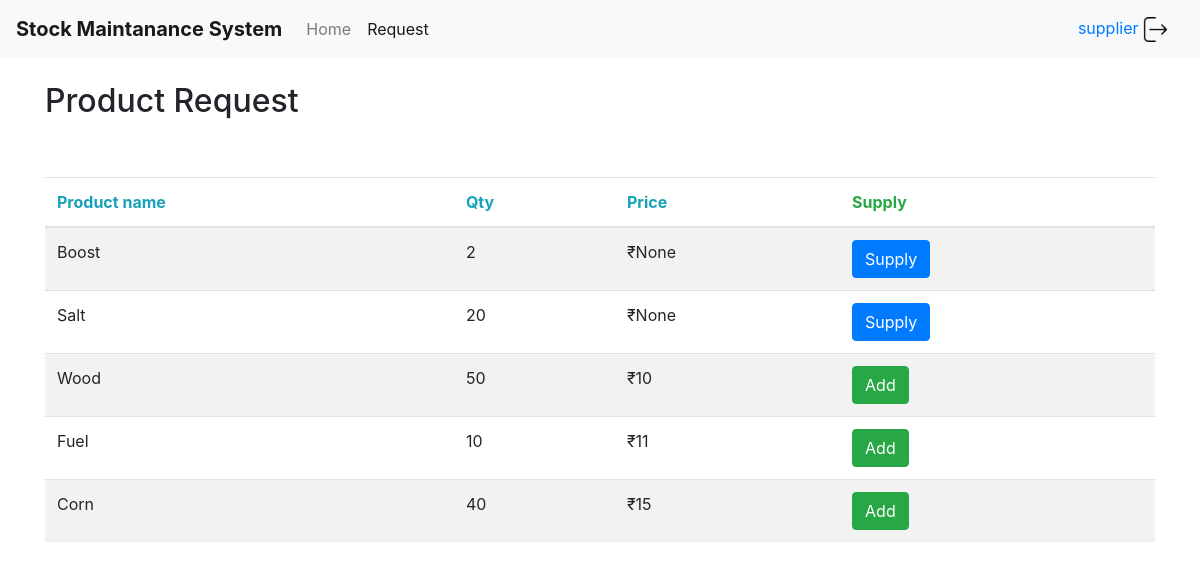
The app's page /request (signed in) with its own data.
### tables this page shows
CREATE TABLE request (requestID integer primary key,requestName text,
                                        requestQTY interger, requestPrice integer);

### app.py (the view)
@app.route("/request",methods=["GET","POST"])
def supplierRequest():
   con = sql.connect("database.sqlite")
   con.row_factory = sql.Row
   cur = con.cursor()
   cur.execute("select * from request")
   rows = cur.fetchall();
   if request.method == 'POST':
      flash("hello","success")
   return  render_template('supplier_req.html',rows = rows,user=session["name"])

### templates/supplier_req.html (shortened to what this page needs)
<!DOCTYPE html>
<html>
<head>
	<link rel="stylesheet" href="https://stackpath.bootstrapcdn.com/bootstrap/4.1.3/css/bootstrap.min.css">
</head>
<body>
				<nav class="navbar navbar-expand-lg navbar-light bg-light">
			  <a class="navbar-brand" href="#"><b>Stock Maintanance System</b></a>
			  <div class="collapse navbar-collapse" id="navbarNavAltMarkup">
			    <div class="navbar-nav">
                    <a class="nav-item nav-link" href="/supplier">Home</a>
                    <a class="nav-item nav-link active" href="/request">Request <span class="sr-only">(current)</span></a>
			    </div>
			  </div>
        <a class="nav-item nav-link" href="{{url_for('login_page.a_logout')}}">{{user}} <img src={{url_for('static',filename='logout.png')}} width="25" height="25"></a>
			</nav>
<div class="container">
  <h2>Product Request</h2>
  <table class="table table-striped">
    <thead>
      <tr>
        <th class="text-info">Product name</th>
        <th class="text-info">Qty</th>
        <th class="text-info">Price</th>
        <th class="text-success">Supply</th>
      </tr>
    </thead>
    <tbody>
       {% for row in rows %}
            <tr>
               <td>{{row["requestName"]}}</td>
               <td>{{row['requestQTY']}}</td>
               <td>₹{{row['requestPrice']}}</td>
               <td>
                {% if (row['requestPrice']) %}
                <a><button class="btn btn-success" OnClick='addModal({{row["requestID"]}},"{{row["requestName"]}}","{{row["requestQTY"]}}","{{row["requestPrice"]}}");'>Add</button></a></td>
            {% else %}
                <a><button class="btn btn-primary" OnClick='showModal({{row["requestID"]}},"{{row["requestName"]}}","{{row["requestQTY"]}}","{{row["requestPrice"]}}");'>Supply</button></a></td>
            {% endif %}
            </tr>
         {% endfor %}
    </tbody>
  </table>
</div>
</body>
</html>

### records on screen
request: requestName "Boost", requestQTY "2", requestPrice "None"
request: requestName "Salt", requestQTY "20", requestPrice "None"
request: requestName "Wood", requestQTY "50", requestPrice "10"
request: requestName "Fuel", requestQTY "10", requestPrice "11"
request: requestName "Corn", requestQTY "40", requestPrice "15"

### other values on screen
{{ user }} "supplier"
